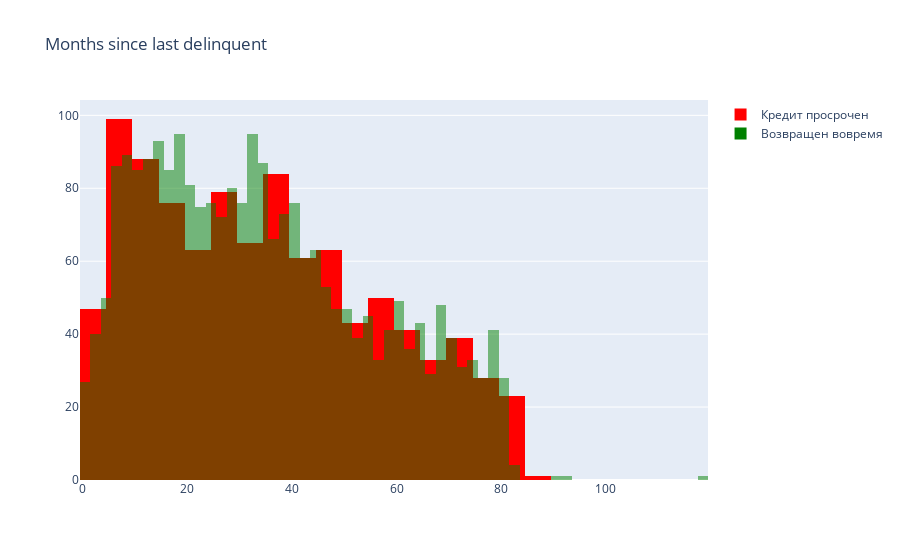

Source (notebook cell):
### Code cell
print(train_df['Months since last delinquent'].isna().value_counts(), '\n\n')

trace1 = go.Histogram(
    x=train_df[train_df['Credit Default'] == 1]['Months since last delinquent'],
    name='Кредит просрочен',
    marker=dict(color='red',opacity=1)
)
trace2 = go.Histogram(
    x=train_df[train_df['Credit Default'] == 0]['Months since last delinquent'],
    name='Возвращен вовремя',
    marker=dict(color='green',opacity=0.5)
)

data = [trace1, trace2]
layout = go.Layout(title="Months since last delinquent",
                   barmode='overlay')
fig = go.Figure(data=data, layout=layout)
iplot(fig)

### Figure 1 — Plotly figure (JSON) as saved in the notebook; plotly's stock layout.template omitted (floating-point values rounded to 4 significant figures; data arrays with more than 128 entries replaced by an {"elided": "..."} marker saying what was removed)
{"data": [{"marker": {"color": "red", "opacity": 1}, "name": "Кредит просрочен", "type": "histogram", "x": {"elided": "2113 int values"}}, {"marker": {"color": "green", "opacity": 0.5}, "name": "Возвращен вовремя", "type": "histogram", "x": {"elided": "5387 int values"}}], "layout": {"barmode": "overlay", "title": {"text": "Months since last delinquent"}}}
